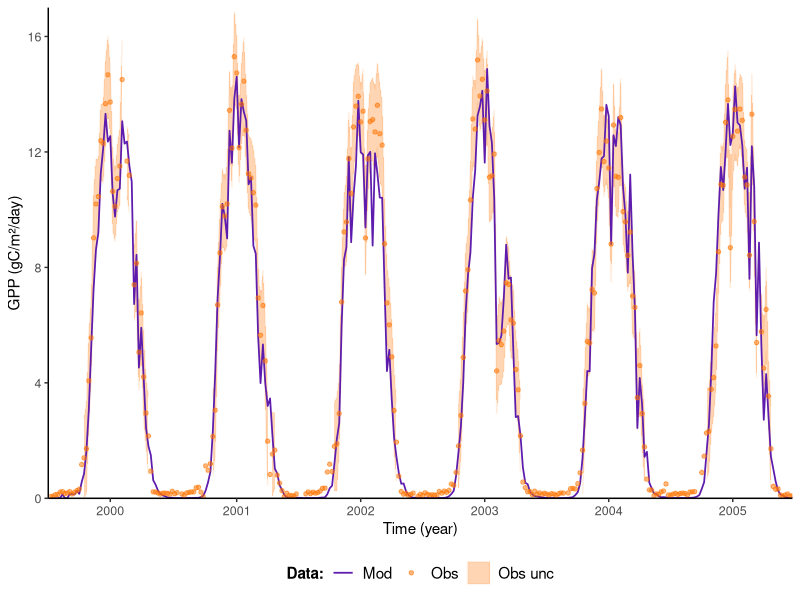
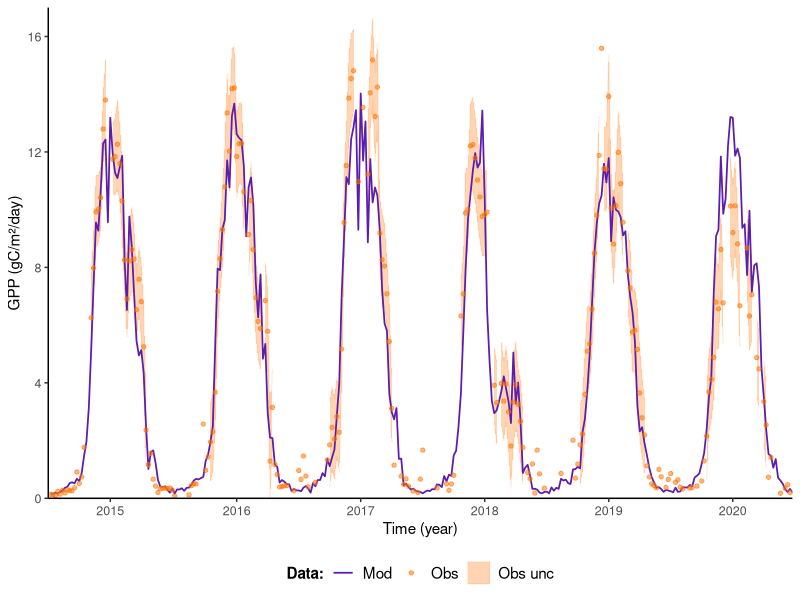
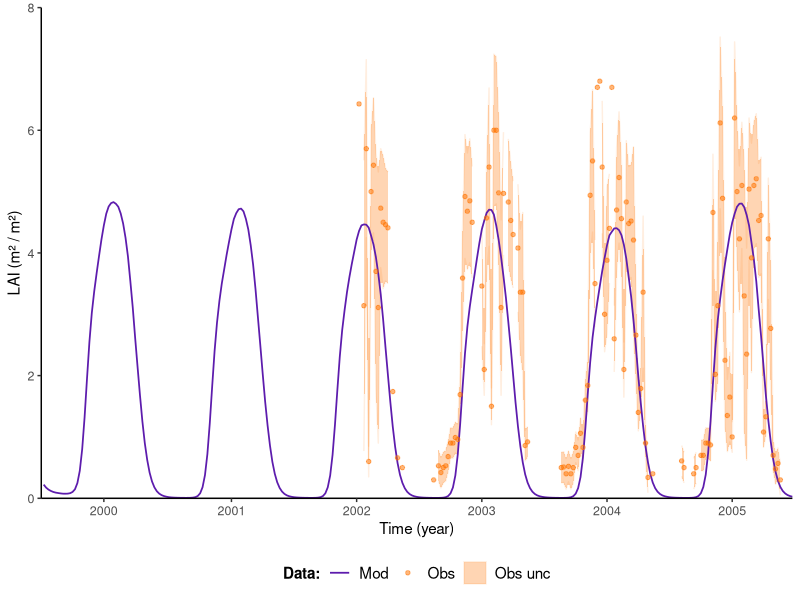
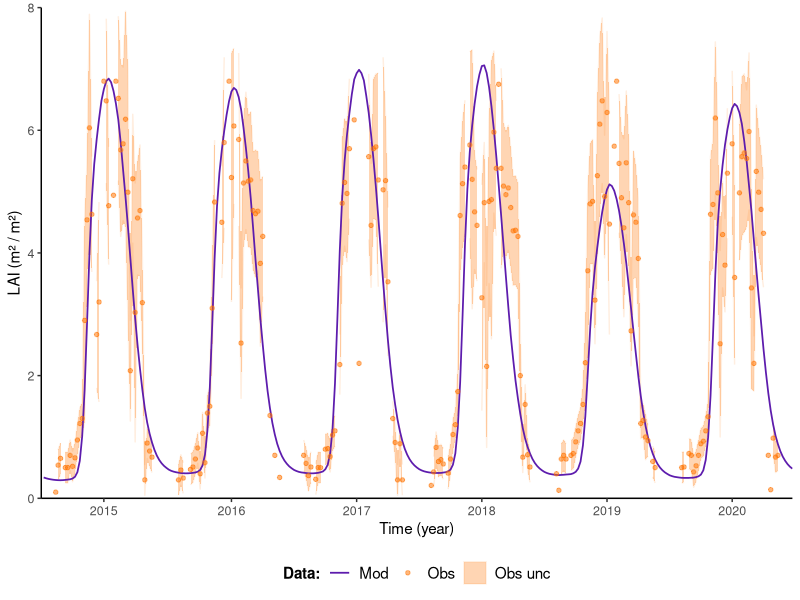
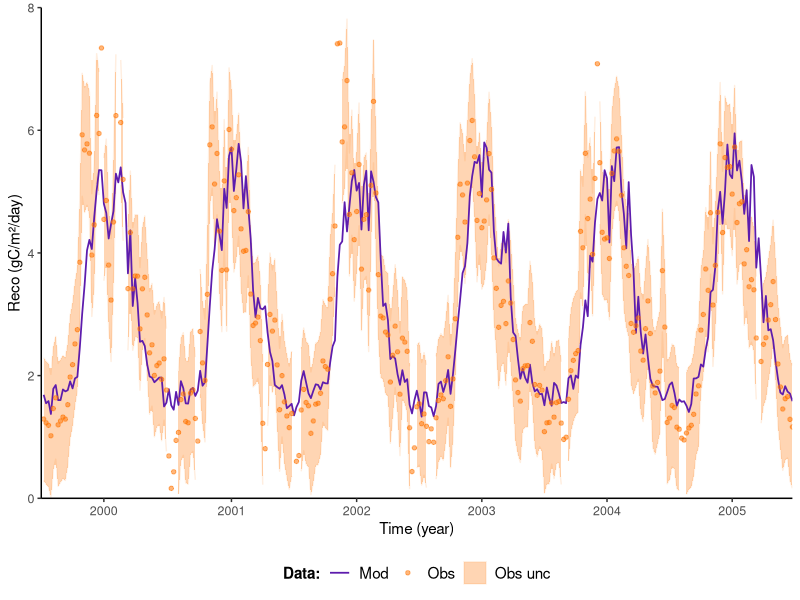
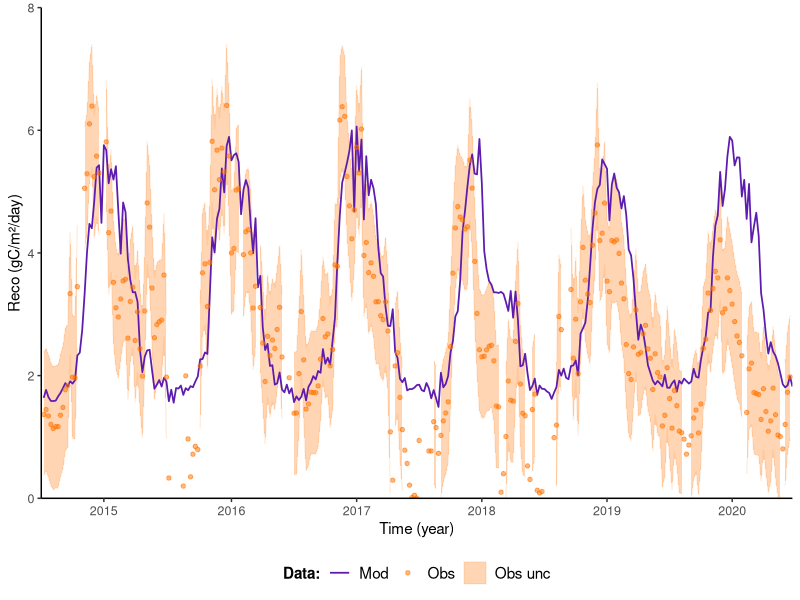
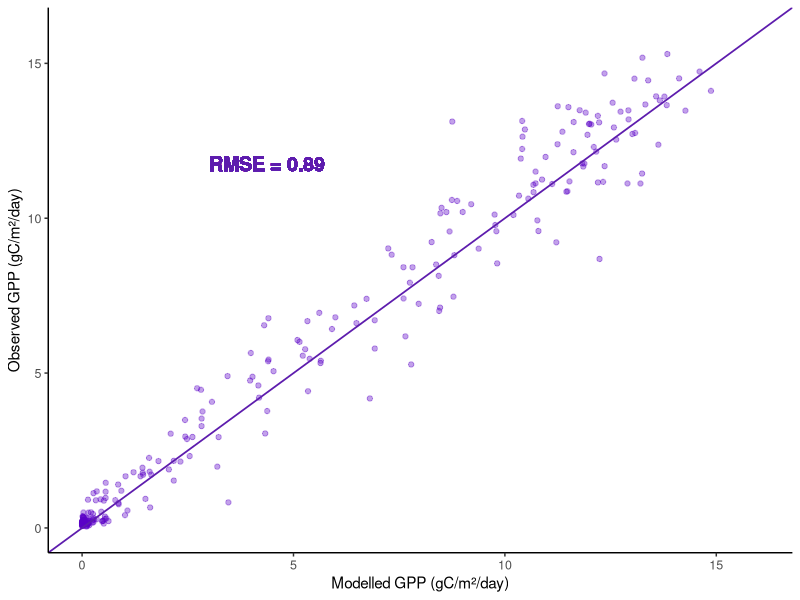
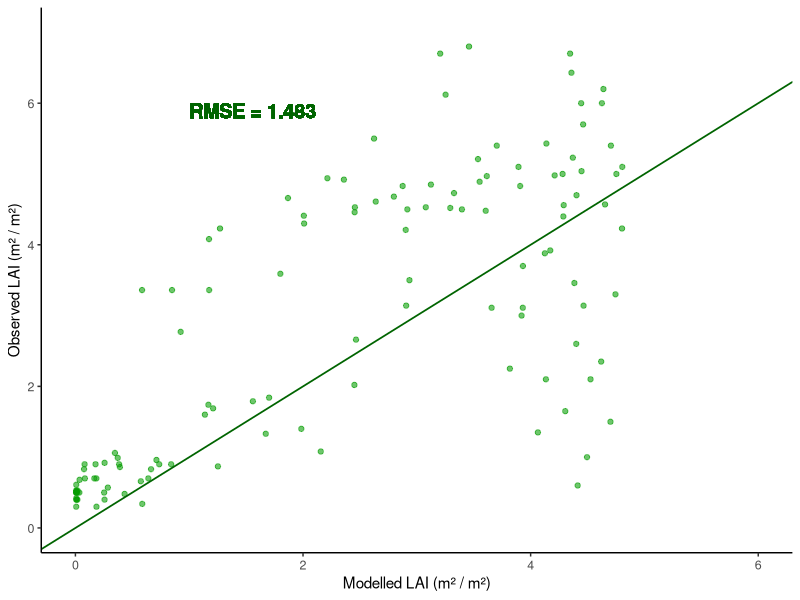

Reproduce these figures in R, in order. (Note: this script raises an error after producing the figures.)
#### Final code using wrangled datasheets 
#### for data analysis and visualisation

### Libraries
library(dplyr)
library(tidyr)
library(ggplot2) 
library(gridExtra)

### Load datafiles

data2000 <- read.csv("Data/data2000-2005.csv", header = TRUE)
data2015 <- read.csv("Data/data2015-2020.csv", header = TRUE)

# RQ1: Modelling ecosystem productivity response to 2 major drought events ####
# a) plotting timeseries of modelled and obs GPP over time (5 years) 
# ALSO need to include my calculations of annual GPP here!

gppdrought2003 <- ggplot(data2000, aes(x = day)) +
  geom_ribbon(aes(ymin = obs_gpp - obs_gpp_unc, ymax = obs_gpp + obs_gpp_unc, colour = "Obs unc"), fill = "#FF730085", alpha = 0.3) +
  geom_ribbon(aes(ymin = mod_gpp - mod_gpp_unc95, ymax = mod_gpp + mod_gpp_unc95 ), fill = "#5D1CAD", alpha = 0.3) +
  geom_line(aes(y = mod_gpp, colour = "Mod"), linewidth = 0.6) +
  geom_point(aes(y = obs_gpp, colour = "Obs"), size = 1.2) +
  labs(x = "Time (year)", y = "GPP (gC/m²/day)", colour = "Data:") +
  scale_color_manual(values = c("Mod" = "#5D1CAD", "Obs" = "#FF730085", "Obs unc" ="#FF73001F")) +
  theme(legend.position = "bottom", panel.background = element_blank(), axis.line = element_line(colour = "black"), 
        plot.title = element_text(size=12, hjust=0.5),
        axis.title = element_text(size=11),
        axis.text = element_text(size=9),
        legend.title = element_text(size = 11, face = "bold"),
        legend.text = element_text(size = 11)) +
  scale_x_continuous(breaks = c(182, 553, 917, 1281, 1645, 2009), 
                     labels = c("2000", "2001", "2002", "2003", "2004", "2005"),
                     expand = c(0, 0),
                     limits = c(0,2184)) +
  scale_y_continuous(expand = c(0, 0),
                     limits = c(0,17))

gppdrought2018 <- ggplot(data2015, aes(x = day)) +
  geom_ribbon(aes(ymin = obs_gpp - obs_gpp_unc, ymax = obs_gpp + obs_gpp_unc, colour = "Obs unc"), fill = "#FF730085", alpha = 0.3) +
  geom_ribbon(aes(ymin = mod_gpp - mod_gpp_unc95, ymax = mod_gpp + mod_gpp_unc95 ), fill = "#5D1CAD", alpha = 0.3) +
  geom_line(aes(y = mod_gpp, colour = "Mod"), linewidth = 0.6) +
  geom_point(aes(y = obs_gpp, colour = "Obs"), size = 1.2) +
  labs(x = "Time (year)", y = "GPP (gC/m²/day)", colour = "Data:") +
  scale_color_manual(values = c("Mod" = "#5D1CAD", "Obs" = "#FF730085", "Obs unc" ="#FF73001F")) +
  theme(legend.position = "bottom", panel.background = element_blank(), axis.line = element_line(colour = "black"), 
        plot.title = element_text(size=12, hjust=0.5),
        axis.title = element_text(size=11),
        axis.text = element_text(size=9),
        legend.title = element_text(size = 11, face = "bold"),
        legend.text = element_text(size = 11)) +
  scale_x_continuous(breaks = c(182, 553, 917, 1281, 1645, 2009), 
                     labels = c("2015", "2016", "2017", "2018", "2019", "2020"),
                     expand = c(0, 0),
                     limits = c(0,2184)) +
  scale_y_continuous(expand = c(0, 0),
                     limits = c(0,17))

laidrought2003 <- ggplot(data2000, aes(x = day)) +
  geom_ribbon(aes(ymin = obs_lai - obs_lai_unc, ymax = obs_lai + obs_lai_unc, colour = "Obs unc"), fill = "#FF730085", alpha = 0.3) +
  geom_ribbon(aes(ymin = mod_lai - mod_lai_unc95, ymax = mod_lai + mod_lai_unc95 ), fill = "#5D1CAD", alpha = 0.3) +
  geom_line(aes(y = mod_lai, colour = "Mod"), size = 0.6) +
  geom_point(aes(y = obs_lai, colour = "Obs"), size = 1.2) +
  labs(x = "Time (year)", y = "LAI (m² / m²)", colour = "Data:") +
  scale_color_manual(values = c("Mod" = "#5D1CAD", "Obs" = "#FF730085", "Obs unc" ="#FF73001F")) +
  theme(legend.position = "bottom", panel.background = element_blank(), axis.line = element_line(colour = "black"), 
        plot.title = element_text(size=12, hjust=0.5),
        axis.title = element_text(size=11),
        axis.text = element_text(size=9),
        legend.title = element_text(size = 11, face = "bold"),
        legend.text = element_text(size = 11)) +
  scale_x_continuous(breaks = c(182, 553, 917, 1281, 1645, 2009), 
                     labels = c("2000", "2001", "2002", "2003", "2004", "2005"),
                     expand = c(0, 0),
                     limits = c(0,2184)) +
  scale_y_continuous(expand = c(0, 0),
                     limits = c(0,8))

laidrought2018 <- ggplot(data2015, aes(x = day)) +
  geom_ribbon(aes(ymin = obs_lai - obs_lai_unc, ymax = obs_lai + obs_lai_unc, colour = "Obs unc"), fill = "#FF730085", alpha = 0.3) +
  geom_ribbon(aes(ymin = mod_lai - mod_lai_unc95, ymax = mod_lai + mod_lai_unc95 ), fill = "#5D1CAD", alpha = 0.3) +
  geom_line(aes(y = mod_lai, colour = "Mod"), size = 0.6) +
  geom_point(aes(y = obs_lai, colour = "Obs"), size = 1.2) +
  labs(x = "Time (year)", y = "LAI (m² / m²)", colour = "Data:") +
  scale_color_manual(values = c("Mod" = "#5D1CAD", "Obs" = "#FF730085", "Obs unc" ="#FF73001F")) +
  theme(legend.position = "bottom", panel.background = element_blank(), axis.line = element_line(colour = "black"), 
        plot.title = element_text(size=12, hjust=0.5),
        axis.title = element_text(size=11),
        axis.text = element_text(size=9),
        legend.title = element_text(size = 11, face = "bold"),
        legend.text = element_text(size = 11)) +
  scale_x_continuous(breaks = c(182, 553, 917, 1281, 1645, 2009), 
                     labels = c("2015", "2016", "2017", "2018", "2019", "2020"),
                     expand = c(0, 0),
                     limits = c(0,2184)) +
  scale_y_continuous(expand = c(0, 0),
                     limits = c(0,8))

recodrought2003 <- ggplot(data2000, aes(x = day)) +
  geom_ribbon(aes(ymin = obs_reco - obs_reco_unc, ymax = obs_reco + obs_reco_unc, colour = "Obs unc"), fill = "#FF730085", alpha = 0.3) +
  geom_ribbon(aes(ymin = mod_reco - mod_reco_unc95, ymax = mod_reco + mod_reco_unc95 ), fill = "#5D1CAD", alpha = 0.3) +
  geom_line(aes(y = mod_reco, colour = "Mod"), size = 0.6) +
  geom_point(aes(y = obs_reco, colour = "Obs"), size = 1.2) +
  labs(x = "Time (year)", y = "Reco (gC/m²/day)", colour = "Data:") +
  scale_color_manual(values = c("Mod" = "#5D1CAD", "Obs" = "#FF730085", "Obs unc" ="#FF73001F")) +
  theme(legend.position = "bottom", panel.background = element_blank(), axis.line = element_line(colour = "black"), 
        plot.title = element_text(size=12, hjust=0.5),
        axis.title = element_text(size=11),
        axis.text = element_text(size=9),
        legend.title = element_text(size = 11, face = "bold"),
        legend.text = element_text(size = 11)) +
  scale_x_continuous(breaks = c(182, 553, 917, 1281, 1645, 2009), 
                     labels = c("2000", "2001", "2002", "2003", "2004", "2005"),
                     expand = c(0, 0),
                     limits = c(0,2184)) +
  scale_y_continuous(expand = c(0, 0),
                     limits = c(0,8))

recodrought2018 <- ggplot(data2015, aes(x = day)) +
  geom_ribbon(aes(ymin = obs_reco - obs_reco_unc, ymax = obs_reco + obs_reco_unc, colour = "Obs unc"), fill = "#FF730085", alpha = 0.3) +
  geom_ribbon(aes(ymin = mod_reco - mod_reco_unc95, ymax = mod_reco + mod_reco_unc95 ), fill = "#5D1CAD", alpha = 0.3) +
  geom_line(aes(y = mod_reco, colour = "Mod"), size = 0.6) +
  geom_point(aes(y = obs_reco, colour = "Obs"), size = 1.2) +
  labs(x = "Time (year)", y = "Reco (gC/m²/day)", colour = "Data:") +
  scale_color_manual(values = c("Mod" = "#5D1CAD", "Obs" = "#FF730085", "Obs unc" ="#FF73001F")) +
  theme(legend.position = "bottom", panel.background = element_blank(), axis.line = element_line(colour = "black"), 
        plot.title = element_text(size=12, hjust=0.5),
        axis.title = element_text(size=11),
        axis.text = element_text(size=9),
        legend.title = element_text(size = 11, face = "bold"),
        legend.text = element_text(size = 11)) +
  scale_x_continuous(breaks = c(182, 553, 917, 1281, 1645, 2009), 
                     labels = c("2015", "2016", "2017", "2018", "2019", "2020"),
                     expand = c(0, 0),
                     limits = c(0,2184)) +
  scale_y_continuous(expand = c(0, 0),
                     limits = c(0,8))

plot(gppdrought2003)
plot(gppdrought2018)
plot(laidrought2003)
plot(laidrought2018)
plot(recodrought2003)
plot(recodrought2018)

ggsave("gpp2000_timeseries.png", path = "Plots", plot = gppdrought2003, width = 7, height = 5, dpi = 500)
ggsave("gpp2015_timeseries.png", path = "Plots", plot = gppdrought2018, width = 7, height = 5, dpi = 500)
ggsave("lai2000_timeseries.png", path = "Plots", plot = laidrought2003, width = 7, height = 5, dpi = 500)
ggsave("lai2015_timeseries.png", path = "Plots", plot = laidrought2018, width = 7, height = 5, dpi = 500)
ggsave("reco2000_timeseries.png", path = "Plots", plot = recodrought2003, width = 7, height = 5, dpi = 500)
ggsave("reco2015_timeseries.png", path = "Plots", plot = recodrought2018, width = 7, height = 5, dpi = 500)

# b) RMSE // R squared calculations and plotting correlation! -> appendix?

gppcorrelation2000 <- cor(data2000$mod_gpp, data2000$obs_gpp, use = "complete.obs")
obs_gpp2000 <- data2000$obs_gpp[!is.na(data2000$obs_gpp)]

# Square the correlation coefficient to get R^2
gppr_squared2000 <- gppcorrelation2000^2

gpprmse2000 <- sqrt(mean((data2000$obs_gpp - data2000$mod_gpp)^2, na.rm = TRUE))
lairmse2000 <- sqrt(mean((data2000$obs_lai - data2000$mod_lai)^2, na.rm = TRUE))
recormse2000 <- sqrt(mean((data2000$obs_reco - data2000$mod_reco)^2, na.rm = TRUE))

gpprelative_rmse2000 <- gpprmse2000 / (max(obs_gpp2000) - min(obs_gpp2000))

# Print the values
print(paste("R^2 value:", round(gppr_squared2000, 3)))
print(gpprmse2000)
print(gpprelative_rmse2000)

# Plot the relationships
gppcorrelation2000 <- ggplot(data2000, aes(x = mod_gpp, y = obs_gpp)) +
  geom_point(colour = "#5A00C75E") +
  labs(x = "Modelled GPP (gC/m²/day)", y = "Observed GPP (gC/m²/day)") +
  geom_abline(intercept = 0, slope = 1, color = "#5D1CAD", size = 0.6) +
  # geom_abline(intercept = 0, slope = max(data2000$obs_gpp, na.rm = TRUE) / max(data2000$mod_gpp, na.rm = TRUE), linetype = "dashed", color = "black") +
  geom_text(aes(x = 3, 
                y = 12), 
            label = paste("RMSE =", round(gpprmse2000, 3)), 
            hjust = 0, vjust = 1,
            size = 5, 
            fontface = "bold", 
            colour = "#5D1CAD") +
  theme(legend.position = "bottom", panel.background = element_blank(), axis.line = element_line(colour = "black"), 
        axis.title = element_text(size=11),
        axis.text = element_text(size=9)) +
  scale_x_continuous(limits = c(0,16)) +
  scale_y_continuous(limits = c(0,16))

plot(gppcorrelation2000)

laicorrelation2000 <- ggplot(data2000, aes(x = mod_lai, y = obs_lai)) +
  geom_point(colour = "#059C0093") +
  labs(x = "Modelled LAI (m² / m²)", y = "Observed LAI (m² / m²)") +
  geom_abline(intercept = 0, slope = 1, color = "darkgreen", size = 0.6) +
  # geom_abline(intercept = 0, slope = max(data2000$obs_lai, na.rm = TRUE) / max(data2000$mod_lai, na.rm = TRUE), linetype = "dashed", color = "black") +
  geom_text(aes(x = 1, 
                y = 6), 
            label = paste("RMSE =", round(lairmse2000, 3)), 
            hjust = 0, vjust = 1,
            size = 5, 
            fontface = "bold", 
            colour = "darkgreen") +
  theme(legend.position = "bottom", panel.background = element_blank(), axis.line = element_line(colour = "black"), 
        axis.title = element_text(size=11),
        axis.text = element_text(size=9)) +
  scale_x_continuous(limits = c(0,6)) +
  scale_y_continuous(limits = c(0,7))

plot(laicorrelation2000)

recocorrelation2000 <- ggplot(data2000, aes(x = mod_reco, y = obs_reco)) +
  geom_point(colour = "orange") +
  labs(x = "Modelled Reco (gC/m²/day)", y = "Observed Reco (gC/m²/day)") +
  geom_abline(intercept = 0, slope = 1, color = "darkorange2", size = 0.6) +
  # geom_abline(intercept = 0, slope = max(data2000$obs_reco, na.rm = TRUE) / max(data2000$mod_reco, na.rm = TRUE), linetype = "dashed", color = "black") +
  geom_text(aes(x = 2, 
                y = 7), 
            label = paste("RMSE =", round(recormse2000, 3)), 
            hjust = 0, vjust = 1,
            size = 5, 
            fontface = "bold", 
            colour = "darkorange2") +
  theme(legend.position = "bottom", panel.background = element_blank(), axis.line = element_line(colour = "black"), 
        axis.title = element_text(size=11),
        axis.text = element_text(size=9)) +
  scale_x_continuous(limits = c(0,6)) +
  scale_y_continuous(limits = c(0,8))

plot(recocorrelation2000)


## Same for 2015-2020
# Linear model (R squared; correlation test)
obs_gpp2015 <- data2015$obs_gpp[!is.na(data2015$obs_gpp)]
# Calculate correlation coefficient
gppcorrelation2015 <- cor(data2015$mod_gpp, data2015$obs_gpp, use = "complete.obs")
# Square the correlation coefficient to get R^2
gppr_squared2015 <- gppcorrelation2015^2

gpprmse2015 <- sqrt(mean((data2015$obs_gpp - data2015$mod_gpp)^2, na.rm = TRUE))
lairmse2015 <- sqrt(mean((data2015$obs_lai - data2015$mod_lai)^2, na.rm = TRUE))
recormse2015 <- sqrt(mean((data2015$obs_reco - data2015$mod_reco)^2, na.rm = TRUE))

gpprelative_rmse2015 <- 1.338 / (max(obs_gpp2015) - min(obs_gpp2015))

# Print the values
print(paste("R^2 value:", round(gppr_squared2015, 3)))
print(gpprmse2015)
print(gpprelative_rmse2015)

# Plot the relationships
gppcorrelation2015 <- ggplot(data2015, aes(x = mod_gpp, y = obs_gpp)) +
  geom_point(colour = "#5A00C75E") +
  labs(x = "Modelled GPP (gC/m²/day)", y = "Observed GPP (gC/m²/day)") +
  geom_abline(intercept = 0, slope = 1, color = "#5D1CAD", size = 0.6) +
  # geom_abline(intercept = 0, slope = max(data2015$obs_gpp, na.rm = TRUE) / max(data2015$mod_gpp, na.rm = TRUE), linetype = "dashed", color = "black") +
  geom_text(aes(x = 3, 
                y = 13), 
            label = paste("RMSE =", round(gpprmse2015, 3)), 
            hjust = 0, vjust = 1,
            size = 5, 
            fontface = "bold", 
            colour = "#5D1CAD") +
  theme(legend.position = "bottom", panel.background = element_blank(), axis.line = element_line(colour = "black"), 
        axis.title = element_text(size=11),
        axis.text = element_text(size=9)) +
  scale_x_continuous(limits = c(0,16)) +
  scale_y_continuous(limits = c(0,16))

plot(gppcorrelation2015)

laicorrelation2015 <- ggplot(data2015, aes(x = mod_lai, y = obs_lai)) +
  geom_point(colour = "#059C0093") +
  labs(x = "Modelled LAI (m² / m²)", y = "Observed LAI (m² / m²)") +
  geom_abline(intercept = 0, slope = 1, color = "darkgreen", size = 0.6) +
  # geom_abline(intercept = 0, slope = max(data2015$obs_lai, na.rm = TRUE) / max(data2015$mod_lai, na.rm = TRUE), linetype = "dashed", color = "black") +
  geom_text(aes(x = 1, 
                y = 6), 
            label = paste("RMSE =", round(lairmse2015, 3)), 
            hjust = 0, vjust = 1,
            size = 5, 
            fontface = "bold", 
            colour = "darkgreen") +
  theme(legend.position = "bottom", panel.background = element_blank(), axis.line = element_line(colour = "black"), 
        axis.title = element_text(size=11),
        axis.text = element_text(size=9))+
  scale_x_continuous(limits = c(0,6)) +
  scale_y_continuous(limits = c(0,7))

plot(laicorrelation2015)

recocorrelation2015 <- ggplot(data2015, aes(x = mod_reco, y = obs_reco)) +
  geom_point(colour = "orange") +
  labs(x = "Modelled Reco (gC/m²/day)", y = "Observed Reco (gC/m²/day)") +
  geom_abline(intercept = 0, slope = 1, color = "darkorange2", size = 0.6) +
  # geom_abline(intercept = 0, slope = max(data2015$obs_reco, na.rm = TRUE) / max(data2015$mod_reco, na.rm = TRUE), linetype = "dashed", color = "black") +
  geom_text(aes(x = 2, 
                y = 6), 
            label = paste("RMSE =", round(recormse2015, 3)), 
            hjust = 0, vjust = 1,
            size = 5, 
            fontface = "bold", 
            colour = "darkorange2") +
  theme(legend.position = "bottom", panel.background = element_blank(), axis.line = element_line(colour = "black"), 
        axis.title = element_text(size=11),
        axis.text = element_text(size=9)) +
  scale_x_continuous(limits = c(0,6)) +
  scale_y_continuous(limits = c(0,8))

plot(recocorrelation2015)

# combine the correlation plots
combined_cor_plots <- grid.arrange(
  gppcorrelation2000, recocorrelation2000, laicorrelation2000, 
  gppcorrelation2015, recocorrelation2015, laicorrelation2015, 
  nrow = 2, 
  layout_matrix = rbind(c(1,2,3), c(4,5,6)), 
  heights = c(1,1))


ggsave("correlation_plots.png", path = "Plots", plot = combined_cor_plots, width = 5, height = 5, dpi = 500)
ggsave("gpp2015_correlation.png", path = "Plots", plot = correlation2015, width = 5, height = 5, dpi = 500)

# Statistical test to assess whether gpp is significantly different by year:

lm_annualgpp2000 <- lm(mod_gpp ~ mod_lai, data = data2000)
lm_annualgpp2015 <- lm(mod_gpp ~ obs_gpp, data = data2015)
lm_annualgppboth <- lm(mod_gpp ~ year, data = combinedyears)

summary(lm_annualgpp2015)


### RQ2: Drivers vs response variables ####
# should i maybe include more drivers, such as VPD; also respiration??
